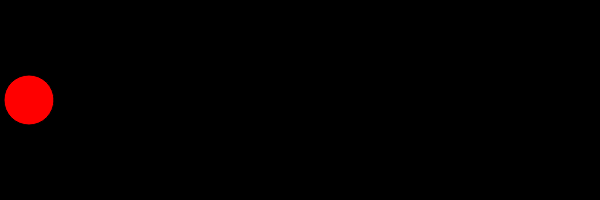
Frame 1 (no input)
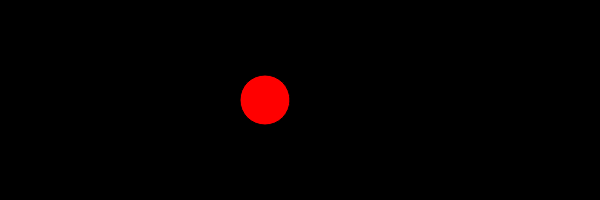
Frame 60 (no input)
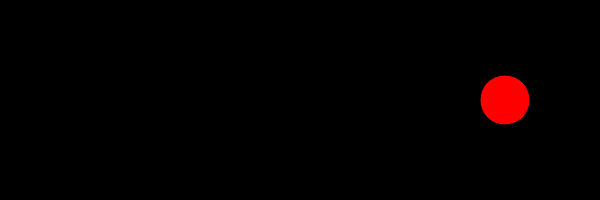
Frame 120 (the mouse pressed at the canvas centre since frame 60)

The p5.js sketch that drew these frames (run headless with seeded random() and noise() and a simulated clock; from frame 60 on, the mouse is pressed at the canvas centre):

// p5.js sketch
// ── sketch.js
//få en cirkel til at bevæge sig frem og tilbage
//a circle that moves back and forth

var xp,yp; //koordinater for start/coordinates in the beginning
var ret=1; //cirkel retning/the direction of the circle
var d=50; //cirkel diameter/the circle's diameter
var r=d/2; //cirklens radius/the circle's radius
var has=4; //cirklens hastighed/the circle's speed

function setup(){
  createCanvas(600,200);
  //start koordinater
  //beginning coordinates
  xp=r;
  yp=height/2;
}

function draw(){
  background(0);
  
  //Cirklens bevægelse: x-koordinat + hvor mange pixlels den skal bevæge sig i hvilken retning
  //The circle's movement: x-coordinate + how many pixels you want it to move, and in which direction 
  xp=xp+(has*ret);
  
  //hvis cirklen rammer højre ELLER venstre side skal den bevæge sig i opposite retning--> gang med -1
  //if the Cicle hits the left OR right side it has to move int he opposite direction--> multiply with -1
  if(xp>width-r ||xp<r ) {
     ret=ret*-1;
  } 
//cirkel
//circle
fill(255,0,0);
ellipse(xp,yp,d,d);
}
